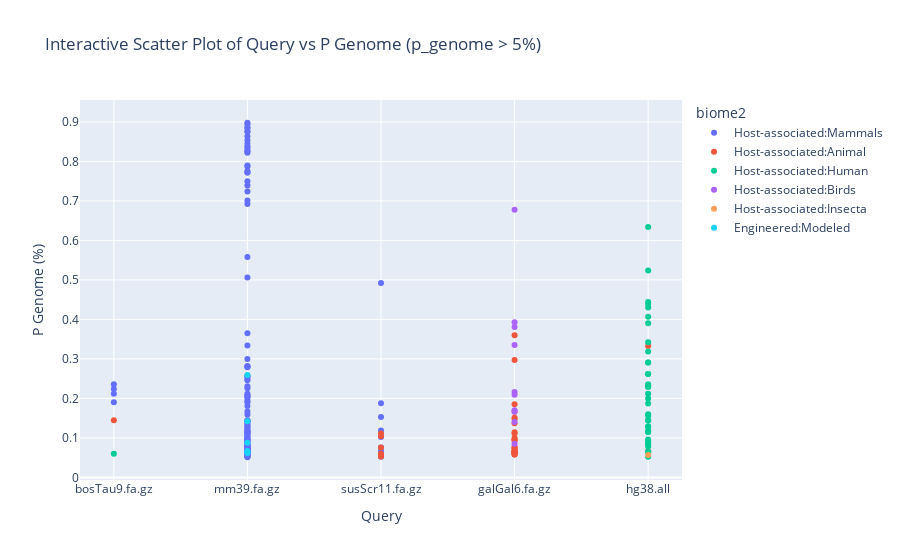

The notebook cell saved with this chart:
### Code cell
import plotly.express as px
import pandas as pd

biome2 = pd.read_csv('/Users/ZYZhao/projects/AL/onek/analysis/merged_biome2.csv')
biome2['p_genome'] = biome2['p_genome'].str.rstrip('%').astype('float') / 100

# Ensure 'p_metag' is a float
biome2['p_metag'] = pd.to_numeric(biome2['p_metag'], errors='coerce')

# Filter the data for p_genome greater than 5%
filtered_high_p_genome = biome2[biome2["p_genome"] > 0.05]

# Create an interactive scatter plot
fig = px.scatter(
    filtered_high_p_genome,
    x="query",
    y="p_genome",
    
    color="biome2",  # Color code dots based on biome2 type
    title="Interactive Scatter Plot of Query vs P Genome (p_genome > 5%)",
    labels={"query": "Query", "p_genome": "P Genome (%)"},
    hover_data=["metagenome name", "avg_abund", "p_metag"]
)

# Show the interactive chart
fig.show()

### Figure 1 — Plotly figure (JSON) as saved in the notebook; plotly's stock layout.template omitted (floating-point values rounded to 4 significant figures; data arrays with more than 128 entries replaced by an {"elided": "..."} marker saying what was removed)
{"data": [{"customdata": {"elided": "123x3 mixed values"}, "hovertemplate": "biome2=Host-associated:Mammals<br>Query=%{x}<br>P Genome (%)=%{y}<br>metagenome name=%{customdata[0]}<br>avg_abund=%{customdata[1]}<br>p_metag=%{customdata[2]}<extra></extra>", "legendgroup": "Host-associated:Mammals", "marker": {"color": "#636efa", "symbol": "circle"}, "mode": "markers", "name": "Host-associated:Mammals", "orientation": "v", "showlegend": true, "type": "scatter", "x": ["bosTau9.fa.gz", "bosTau9.fa.gz", "bosTau9.fa.gz", "bosTau9.fa.gz", "mm39.fa.gz", "mm39.fa.gz", "mm39.fa.gz", "mm39.fa.gz", "mm39.fa.gz", "mm39.fa.gz", "mm39.fa.gz", "mm39.fa.gz", "mm39.fa.gz", "mm39.fa.gz", "mm39.fa.gz", "mm39.fa.gz", "mm39.fa.gz", "mm39.fa.gz", "mm39.fa.gz", "mm39.fa.gz", "mm39.fa.gz", "mm39.fa.gz", "mm39.fa.gz", "mm39.fa.gz", "mm39.fa.gz", "mm39.fa.gz", "mm39.fa.gz", "mm39.fa.gz", "mm39.fa.gz", "mm39.fa.gz", "mm39.fa.gz", "mm39.fa.gz", "mm39.fa.gz", "mm39.fa.gz", "mm39.fa.gz", "mm39.fa.gz", "mm39.fa.gz", "mm39.fa.gz", "mm39.fa.gz", "mm39.fa.gz", "mm39.fa.gz", "mm39.fa.gz", "mm39.fa.gz", "mm39.fa.gz", "mm39.fa.gz", "mm39.fa.gz", "mm39.fa.gz", "mm39.fa.gz", "mm39.fa.gz", "mm39.fa.gz", "mm39.fa.gz", "mm39.fa.gz", "mm39.fa.gz", "mm39.fa.gz", "mm39.fa.gz", "mm39.fa.gz", "mm39.fa.gz", "mm39.fa.gz", "mm39.fa.gz", "mm39.fa.gz", "mm39.fa.gz", "mm39.fa.gz", "mm39.fa.gz", "mm39.fa.gz", "mm39.fa.gz", "mm39.fa.gz", "mm39.fa.gz", "mm39.fa.gz", "mm39.fa.gz", "mm39.fa.gz", "mm39.fa.gz", "mm39.fa.gz", "mm39.fa.gz", "mm39.fa.gz", "mm39.fa.gz", "mm39.fa.gz", "mm39.fa.gz", "mm39.fa.gz", "mm39.fa.gz", "mm39.fa.gz", "mm39.fa.gz", "mm39.fa.gz", "mm39.fa.gz", "mm39.fa.gz", "mm39.fa.gz", "mm39.fa.gz", "mm39.fa.gz", "mm39.fa.gz", "mm39.fa.gz", "mm39.fa.gz", "mm39.fa.gz", "mm39.fa.gz", "mm39.fa.gz", "mm39.fa.gz", "mm39.fa.gz", "mm39.fa.gz", "mm39.fa.gz", "mm39.fa.gz", "mm39.fa.gz", "mm39.fa.gz", "mm39.fa.gz", "mm39.fa.gz", "mm39.fa.gz", "mm39.fa.gz", "mm39.fa.gz", "mm39.fa.gz", "mm39.fa.gz", "mm39.fa.gz", "mm39.fa.gz", "mm39.fa.gz", "mm39.fa.gz", "mm39.fa.gz", "mm39.fa.gz", "mm39.fa.gz", "mm39.fa.gz", "susScr11.fa.gz", "susScr11.fa.gz", "susScr11.fa.gz", "susScr11.fa.gz", "susScr11.fa.gz", "susScr11.fa.gz", "susScr11.fa.gz", "susScr11.fa.gz"], "xaxis": "x", "y": [0.212, 0.236, 0.19, 0.224, 0.053, 0.201, 0.282, 0.051, 0.082, 0.181, 0.067, 0.071, 0.826, 0.25, 0.065, 0.28, 0.066, 0.886, 0.864, 0.212, 0.053, 0.078, 0.067, 0.334, 0.112, 0.098, 0.834, 0.074, 0.898, 0.246, 0.776, 0.066, 0.125, 0.127, 0.787, 0.256, 0.105, 0.111, 0.133, 0.226, 0.885, 0.142, 0.092, 0.07, 0.28, 0.102, 0.138, 0.063, 0.19, 0.131, 0.083, 0.205, 0.159, 0.071, 0.113, 0.145, 0.058, 0.207, 0.116, 0.073, 0.144, 0.506, 0.79, 0.097, 0.056, 0.116, 0.207, 0.838, 0.724, 0.074, 0.822, 0.072, 0.078, 0.095, 0.061, 0.739, 0.14, 0.167, 0.058, 0.067, 0.069, 0.08, 0.772, 0.279, 0.3, 0.772, 0.845, 0.096, 0.231, 0.365, 0.876, 0.076, 0.061, 0.089, 0.119, 0.692, 0.105, 0.078, 0.894, 0.093, 0.073, 0.876, 0.073, 0.061, 0.558, 0.701, 0.827, 0.072, 0.12, 0.061, 0.75, 0.085, 0.854, 0.194, 0.256, 0.052, 0.066, 0.102, 0.076, 0.153, 0.188, 0.119, 0.492], "yaxis": "y"}, {"customdata": [["ERR4398795", 2.4, null], ["ERR2241662", 2, null], ["ERR2241752", 2.2, null], ["ERR2241687", 2.2, null], ["ERR2241639", 1.8, null], ["ERR2241799", 1.9, null], ["ERR2241737", 2, null], ["ERR2241794", 1.8, null], ["ERR2241784", 1.8, null], ["ERR2241631", 1.9, null], ["ERR2241733", 1.7, null], ["ERR2241941", 1.7, null], ["ERR2241855", 2, null], ["ERR2241659", 1.9, null], ["ERR2241972", 2.6, null], ["ERR2241889", 2.1, null], ["ERR2241736", 2.3, null], ["ERR2241950", 1.5, null], ["ERR2241743", 2, null], ["ERR2241664", 2, null], ["ERR2241728", 2, null], ["ERR2241699", 1.9, null], ["ERR2241755", 2.2, null], ["ERR2241956", 2.1, null], ["ERR2241693", 1.7, null], ["ERR2241971", 1.9, null], ["ERR2241981", 1.8, null], ["ERR2241749", 2, null], ["ERR2241907", 2.2, null], ["ERR2241859", 2, null], ["ERR2241724", 1.4, null], ["ERR2241656", 1.4, null], ["ERR2245443", 1.5, null], ["ERR2241768", 1.4, null], ["ERR2241920", 1.2, null], ["ERR2241629", 1.3, null], ["ERR2241714", 1.4, null], ["ERR2241746", 1.5, null]], "hovertemplate": "biome2=Host-associated:Animal<br>Query=%{x}<br>P Genome (%)=%{y}<br>metagenome name=%{customdata[0]}<br>avg_abund=%{customdata[1]}<br>p_metag=%{customdata[2]}<extra></extra>", "legendgroup": "Host-associated:Animal", "marker": {"color": "#EF553B", "symbol": "circle"}, "mode": "markers", "name": "Host-associated:Animal", "orientation": "v", "showlegend": true, "type": "scatter", "x": ["bosTau9.fa.gz", "galGal6.fa.gz", "galGal6.fa.gz", "galGal6.fa.gz", "galGal6.fa.gz", "galGal6.fa.gz", "galGal6.fa.gz", "galGal6.fa.gz", "galGal6.fa.gz", "galGal6.fa.gz", "galGal6.fa.gz", "galGal6.fa.gz", "galGal6.fa.gz", "galGal6.fa.gz", "galGal6.fa.gz", "galGal6.fa.gz", "galGal6.fa.gz", "galGal6.fa.gz", "galGal6.fa.gz", "galGal6.fa.gz", "galGal6.fa.gz", "galGal6.fa.gz", "galGal6.fa.gz", "galGal6.fa.gz", "galGal6.fa.gz", "galGal6.fa.gz", "galGal6.fa.gz", "galGal6.fa.gz", "hg38.all", "hg38.all", "susScr11.fa.gz", "susScr11.fa.gz", "susScr11.fa.gz", "susScr11.fa.gz", "susScr11.fa.gz", "susScr11.fa.gz", "susScr11.fa.gz", "susScr11.fa.gz"], "xaxis": "x", "y": [0.145, 0.096, 0.166, 0.06, 0.074, 0.111, 0.092, 0.063, 0.065, 0.148, 0.066, 0.069, 0.065, 0.058, 0.36, 0.114, 0.297, 0.065, 0.185, 0.096, 0.1, 0.078, 0.151, 0.074, 0.063, 0.062, 0.058, 0.137, 0.333, 0.066, 0.076, 0.111, 0.056, 0.06, 0.104, 0.053, 0.058, 0.055], "yaxis": "y"}, {"customdata": [["ERR2855804", 2.7, null], ["SRR6216758", 2, null], ["SRR6757641", 5.4, null], ["SRR6145077", 2.4, null], ["SRR1950773", 2.1, null], ["ERR3593583", 1.7, null], ["SRR1950765", 2.1, null], ["SRR6145084", 2.3, null], ["ERR2750211", 1.5, null], ["ERR2750515", 1.4, null], ["SRR6216751", 2.1, null], ["ERR3593375", 1.7, null], ["ERR2750639", 1.7, null], ["ERR2749913", 1.6, null], ["ERR3593541", 2, null], ["SRR6216796", 1.9, null], ["SRR9684990", 1.9, null], ["SRR4420309", 4.7, null], ["SRR1950771", 2.6, null], ["SRR1950787", 1.9, null], ["SRR6216779", 2, null], ["SRR6757613", 2.4, null], ["SRR1950750", 2.6, null], ["ERR2749187", 1.6, null], ["SRR4420311", 4.2, null], ["ERR2750405", 1.5, null], ["SRR4420318", 6.4, null], ["SRR4420319", 12.6, null], ["SRR6145083", 2.2, null], ["SRR6757611", 8.1, null], ["SRR17301062", 3.2, null], ["SRR4420316", 24.3, null], ["ERR2750373", 1.6, null], ["SRR6216867", 2, null], ["ERR3593147", 1.8, null], ["SRR1950776", 3.4, null], ["ERR3274631", 2.7, null], ["SRR4420308", 4, null]], "hovertemplate": "biome2=Host-associated:Human<br>Query=%{x}<br>P Genome (%)=%{y}<br>metagenome name=%{customdata[0]}<br>avg_abund=%{customdata[1]}<br>p_metag=%{customdata[2]}<extra></extra>", "legendgroup": "Host-associated:Human", "marker": {"color": "#00cc96", "symbol": "circle"}, "mode": "markers", "name": "Host-associated:Human", "orientation": "v", "showlegend": true, "type": "scatter", "x": ["bosTau9.fa.gz", "hg38.all", "hg38.all", "hg38.all", "hg38.all", "hg38.all", "hg38.all", "hg38.all", "hg38.all", "hg38.all", "hg38.all", "hg38.all", "hg38.all", "hg38.all", "hg38.all", "hg38.all", "hg38.all", "hg38.all", "hg38.all", "hg38.all", "hg38.all", "hg38.all", "hg38.all", "hg38.all", "hg38.all", "hg38.all", "hg38.all", "hg38.all", "hg38.all", "hg38.all", "hg38.all", "hg38.all", "hg38.all", "hg38.all", "hg38.all", "hg38.all", "hg38.all", "hg38.all"], "xaxis": "x", "y": [0.06, 0.096, 0.342, 0.444, 0.145, 0.144, 0.16, 0.407, 0.093, 0.063, 0.118, 0.084, 0.319, 0.23, 0.39, 0.115, 0.262, 0.236, 0.066, 0.129, 0.078, 0.43, 0.439, 0.262, 0.187, 0.115, 0.634, 0.156, 0.291, 0.233, 0.291, 0.052, 0.2, 0.087, 0.229, 0.129, 0.524, 0.212], "yaxis": "y"}, {"customdata": [["ERR3340883", 3.5, null], ["ERR3340884", 1.9, null], ["ERR3339002", 2.7, null], ["ERR3340879", 2.4, null], ["ERR3339027", 3.6, null], ["ERR3339029", 2.3, null], ["SRR9113711", 2.9, null], ["SRR9113720", 3.1, null], ["SRR9113707", 2.4, null], ["ERR3339001", 2.6, null]], "hovertemplate": "biome2=Host-associated:Birds<br>Query=%{x}<br>P Genome (%)=%{y}<br>metagenome name=%{customdata[0]}<br>avg_abund=%{customdata[1]}<br>p_metag=%{customdata[2]}<extra></extra>", "legendgroup": "Host-associated:Birds", "marker": {"color": "#ab63fa", "symbol": "circle"}, "mode": "markers", "name": "Host-associated:Birds", "orientation": "v", "showlegend": true, "type": "scatter", "x": ["galGal6.fa.gz", "galGal6.fa.gz", "galGal6.fa.gz", "galGal6.fa.gz", "galGal6.fa.gz", "galGal6.fa.gz", "galGal6.fa.gz", "galGal6.fa.gz", "galGal6.fa.gz", "galGal6.fa.gz"], "xaxis": "x", "y": [0.17, 0.216, 0.335, 0.381, 0.678, 0.393, 0.209, 0.085, 0.14, 0.166], "yaxis": "y"}, {"customdata": [["SRR7287245", 1.7, null]], "hovertemplate": "biome2=Host-associated:Insecta<br>Query=%{x}<br>P Genome (%)=%{y}<br>metagenome name=%{customdata[0]}<br>avg_abund=%{customdata[1]}<br>p_metag=%{customdata[2]}<extra></extra>", "legendgroup": "Host-associated:Insecta", "marker": {"color": "#FFA15A", "symbol": "circle"}, "mode": "markers", "name": "Host-associated:Insecta", "orientation": "v", "showlegend": true, "type": "scatter", "x": ["hg38.all"], "xaxis": "x", "y": [0.057], "yaxis": "y"}, {"customdata": [["ERR576943", 1.2, null], ["ERR576944", 1.3, null], ["ERR579308", 1.5, null], ["ERR576945", 1.3, null], ["ERR576946", 1.5, null], ["ERR576942", 1.3, null]], "hovertemplate": "biome2=Engineered:Modeled<br>Query=%{x}<br>P Genome (%)=%{y}<br>metagenome name=%{customdata[0]}<br>avg_abund=%{customdata[1]}<br>p_metag=%{customdata[2]}<extra></extra>", "legendgroup": "Engineered:Modeled", "marker": {"color": "#19d3f3", "symbol": "circle"}, "mode": "markers", "name": "Engineered:Modeled", "orientation": "v", "showlegend": true, "type": "scatter", "x": ["mm39.fa.gz", "mm39.fa.gz", "mm39.fa.gz", "mm39.fa.gz", "mm39.fa.gz", "mm39.fa.gz"], "xaxis": "x", "y": [0.067, 0.088, 0.259, 0.063, 0.142, 0.062], "yaxis": "y"}], "layout": {"legend": {"title": {"text": "biome2"}, "tracegroupgap": 0}, "title": {"text": "Interactive Scatter Plot of Query vs P Genome (p_genome > 5%)"}, "xaxis": {"anchor": "y", "domain": [0, 1], "title": {"text": "Query"}}, "yaxis": {"anchor": "x", "domain": [0, 1], "title": {"text": "P Genome (%)"}}}}
